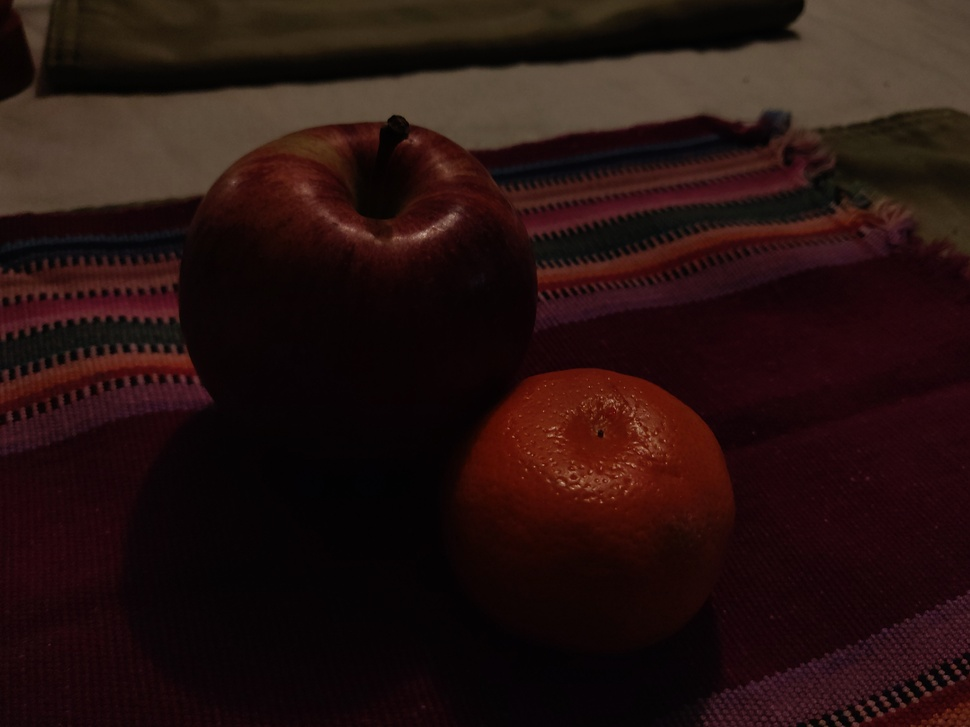
#> input picture hw2/input/underexposed.jpg, 970 x 727 px, shrunk from 4000 x 3000 before the run
$ python Q3.py   (older library calls are emulated)
#> lines starting #> are read from the running program, lines starting #| are printed output that depends on the picture
import cv2
import numpy as np
import matplotlib
matplotlib.use('TkAgg')
import matplotlib.pyplot as plt
from skimage import exposure
from skimage.exposure import match_histograms


#open the image
underexposed = cv2.imread("input/underexposed.jpg")
#> underexposed is the input picture: shape (727, 970, 3); mean B, G, R 16.1, 18.3, 37.9
overexposed = cv2.imread("input/overexposed.jpg")
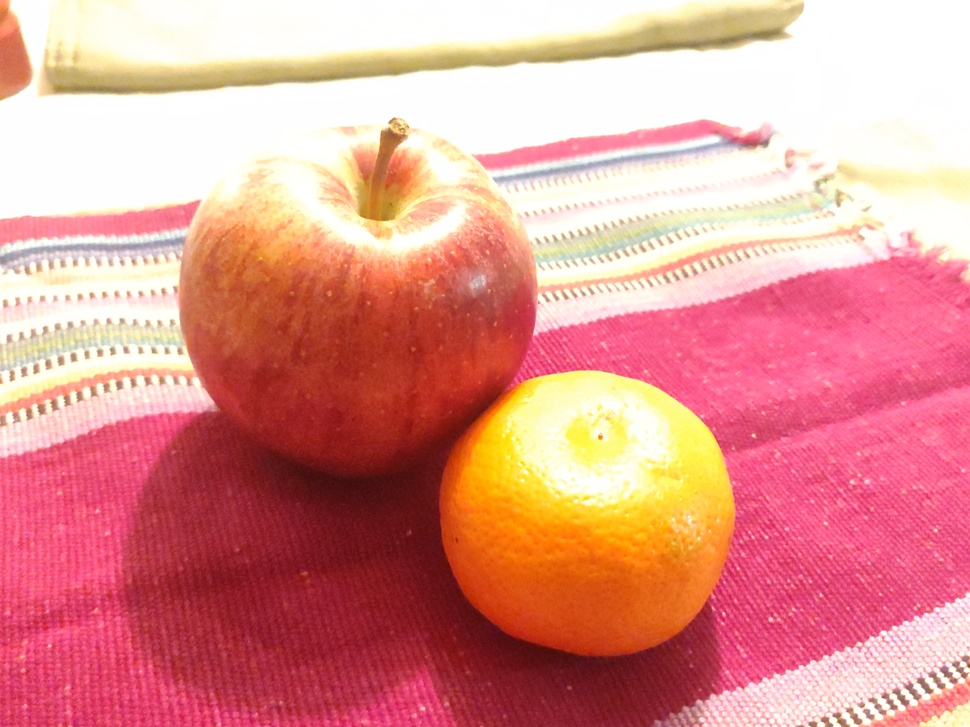
#> input picture hw2/input/overexposed.jpg, 970 x 727 px, shrunk from 4000 x 3000 before the run
#> overexposed is the input picture: shape (727, 970, 3); mean B, G, R 142.3, 148.8, 223.9

#grayscale
gray_underexposed = cv2.cvtColor(underexposed, cv2.COLOR_BGR2GRAY)
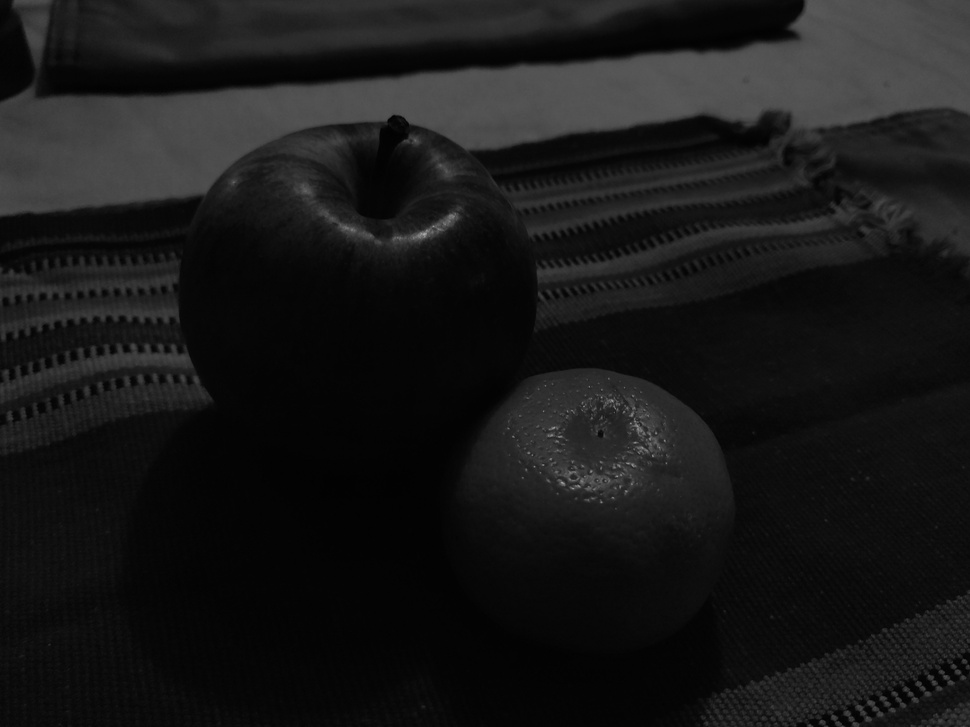
#> gray_underexposed: shape (727, 970); min 1, max 170, mean 23.9
gray_overexposed = cv2.cvtColor(overexposed, cv2.COLOR_BGR2GRAY)
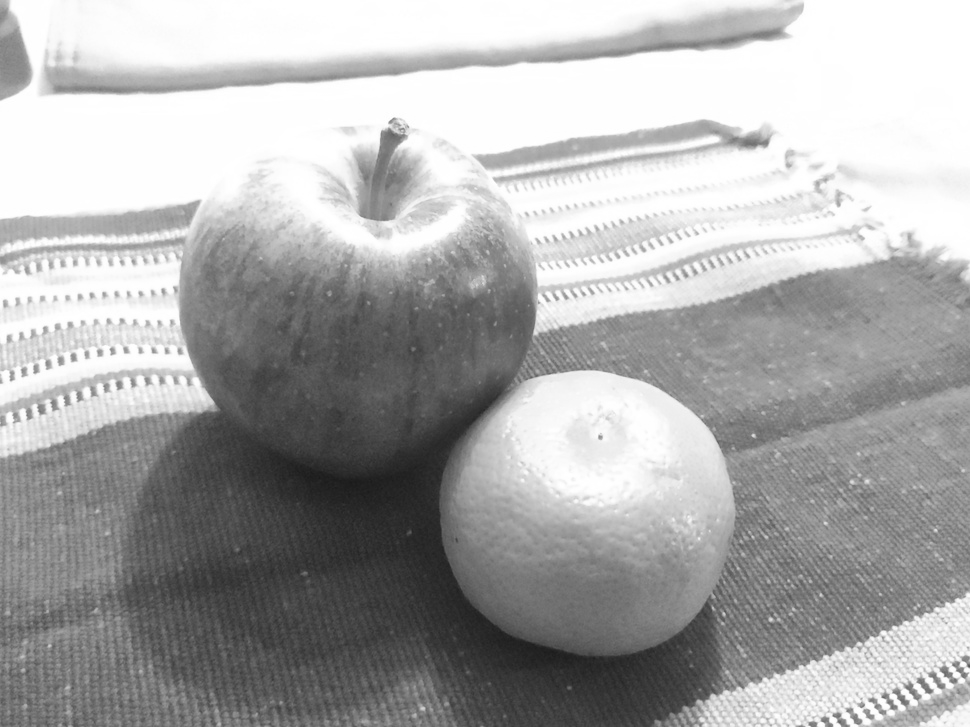
#> gray_overexposed: shape (727, 970); min 26, max 255, mean 170.5

cv2.imwrite('output/Q3_underexposed.jpg', gray_underexposed)
cv2.imwrite('output/Q3_overexposed.jpg', gray_overexposed)

#equalize histogram of input image
equ_un = cv2.equalizeHist(gray_underexposed)
equ_over = cv2.equalizeHist(gray_overexposed)
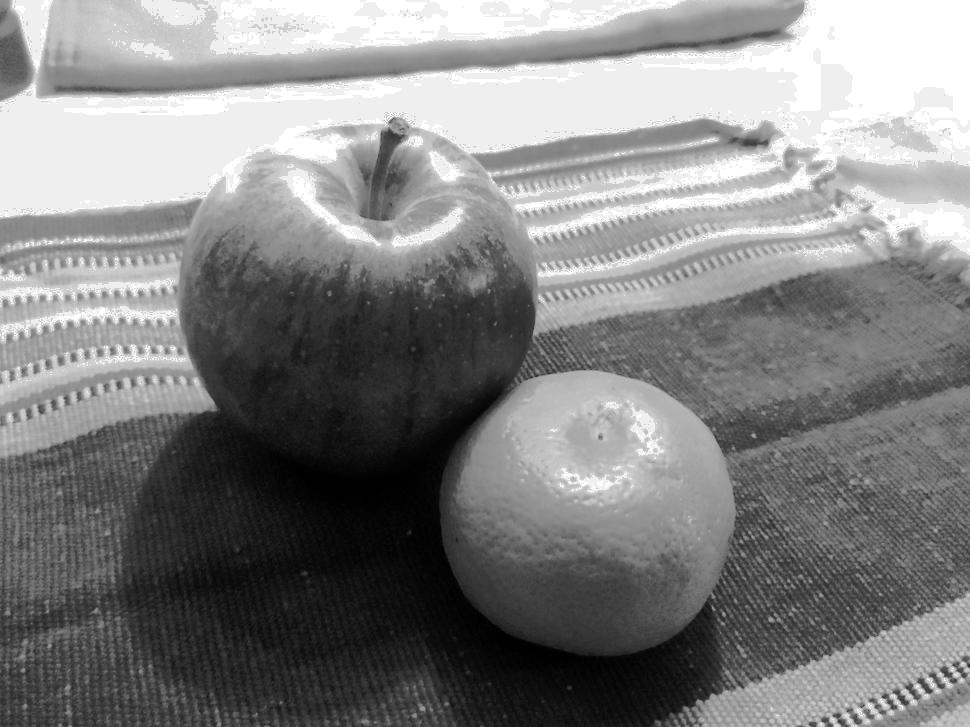
#> equ_over: shape (727, 970); min 0, max 255, mean 130.4

plt.hist(equ_un.ravel(), 256, [0, 256])
plt.title('Underexposed Histogram')
plt.savefig('output/O3_underexposedHistogram.png')
#> figure, not shown here; tallest bar 55723 high, from x = 30 to 31
plt.show()
plt.hist(equ_over.ravel(), 256, [0, 256])
plt.title('Overexposed Histogram')
plt.savefig('output/O3_overexposedHistogram.png')
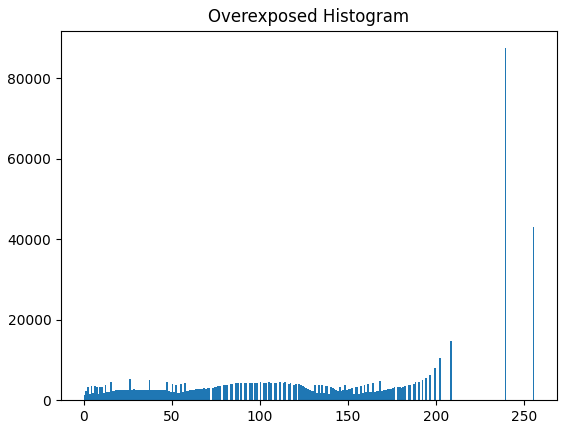
#> figure drawn by matplotlib, 1 panel; tallest bar 87531 high, from x = 239 to 240
plt.show()


#reference
data = np.random.uniform(0, 1, 100)
count, bins, ignored = plt.hist(data, facecolor='blue')

#match histograms
matched = match_histograms(equ_un, equ_over, multichannel=True)
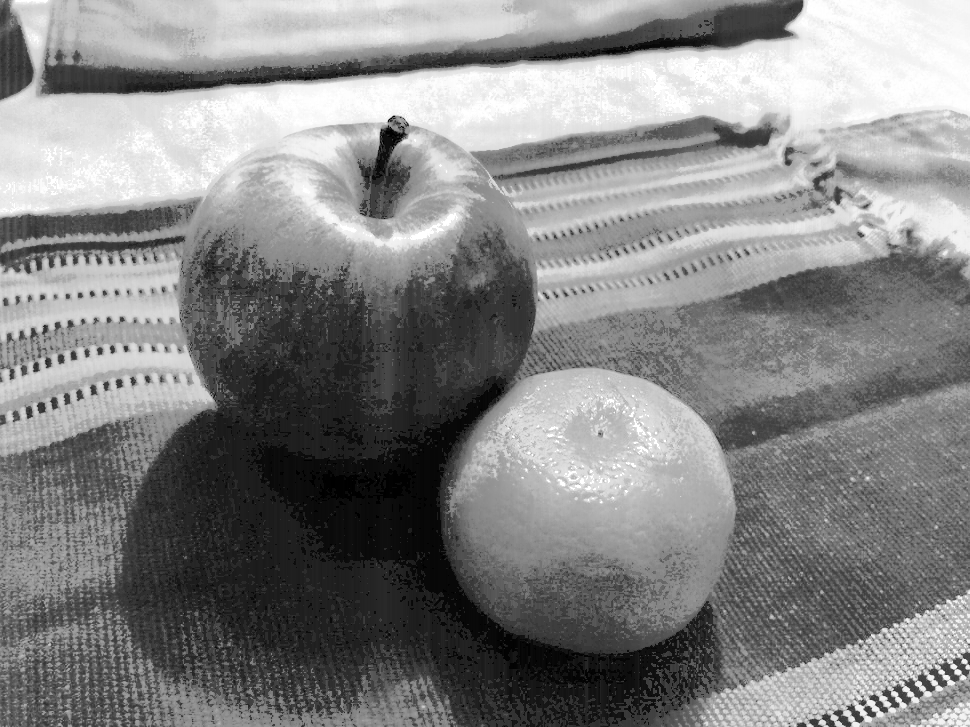
#> matched: shape (727, 970); min 0, max 255, mean 131.9


plt.plot(matched)
plt.title('Matched histograms')
plt.savefig('output/Q3_matchedImages.png')
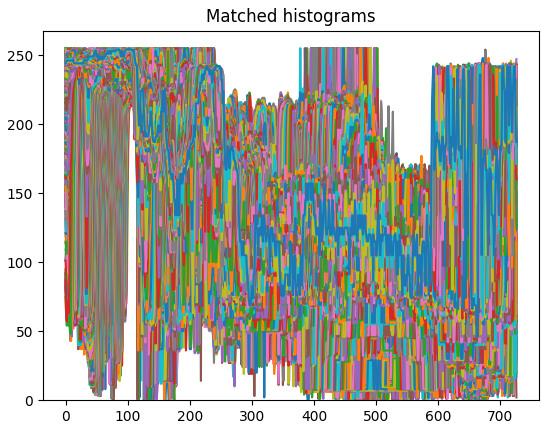
#> figure drawn by matplotlib, 1 panel; tallest bar 14 high, from x = 0.595 to 0.693; curve peaks at x = 188, y = 255; curve peaks at x = 211, y = 255; curve peaks at x = 211, y = 255
plt.show()
